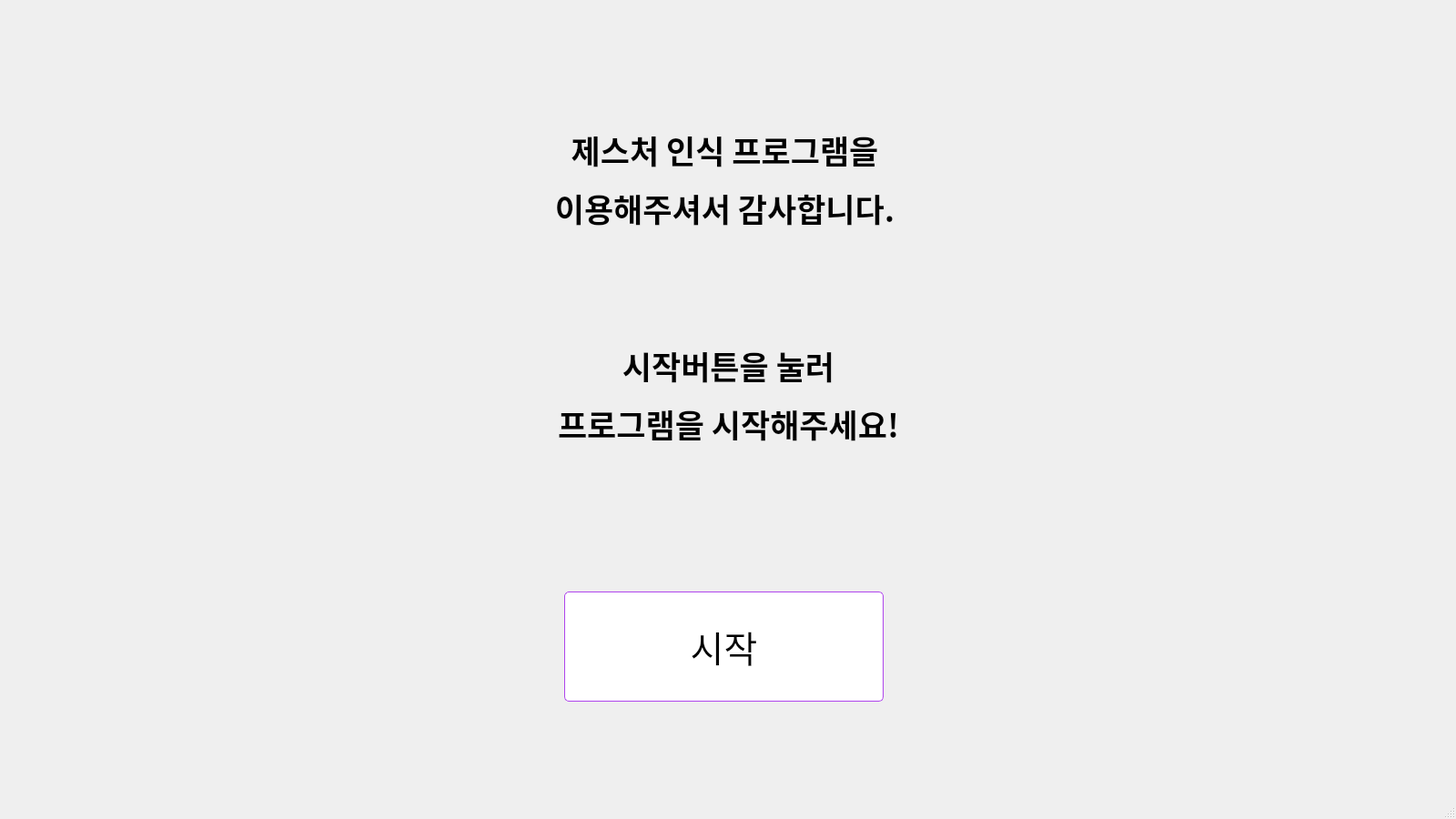
<?xml version="1.0" encoding="UTF-8"?>
<ui version="4.0">
 <class>MainWindow</class>
 <widget class="QMainWindow" name="MainWindow">
  <property name="geometry">
   <rect>
    <x>0</x>
    <y>0</y>
    <width>1600</width>
    <height>900</height>
   </rect>
  </property>
  <property name="windowTitle">
   <string>MainWindow</string>
  </property>
  <widget class="QWidget" name="centralwidget">
   <widget class="QLabel" name="welcomeMessage">
    <property name="geometry">
     <rect>
      <x>410</x>
      <y>100</y>
      <width>781</width>
      <height>431</height>
     </rect>
    </property>
    <property name="font">
     <font>
      <family>맑은 고딕</family>
      <pointsize>26</pointsize>
     </font>
    </property>
    <property name="text">
     <string>&lt;html&gt;&lt;head/&gt;&lt;body&gt;&lt;p align=&quot;center&quot;&gt;&lt;span style=&quot; font-weight:600;&quot;&gt;제스처 인식 프로그램을 &lt;/span&gt;&lt;/p&gt;&lt;p align=&quot;center&quot;&gt;&lt;span style=&quot; font-weight:600;&quot;&gt;이용해주셔서 감사합니다. &lt;/span&gt;&lt;/p&gt;&lt;p align=&quot;center&quot;&gt;&lt;span style=&quot; font-weight:600;&quot;&gt;&lt;br/&gt;&lt;/span&gt;&lt;/p&gt;&lt;p align=&quot;center&quot;&gt;&lt;span style=&quot; font-weight:600;&quot;&gt;시작버튼을 눌러&lt;/span&gt;&lt;/p&gt;&lt;p align=&quot;center&quot;&gt;&lt;span style=&quot; font-weight:600;&quot;&gt;프로그램을 시작해주세요!&lt;/span&gt;&lt;/p&gt;&lt;/body&gt;&lt;/html&gt;</string>
    </property>
   </widget>
   <widget class="QPushButton" name="startButton">
    <property name="geometry">
     <rect>
      <x>620</x>
      <y>650</y>
      <width>351</width>
      <height>121</height>
     </rect>
    </property>
    <property name="font">
     <font>
      <family>맑은 고딕</family>
      <pointsize>30</pointsize>
     </font>
    </property>
    <property name="styleSheet">
     <string notr="true">background-color: white;
border: 1px solid rgb(175, 69, 237);
border-radius: 5px;
</string>
    </property>
    <property name="text">
     <string>시작</string>
    </property>
   </widget>
  </widget>
  <widget class="QMenuBar" name="menubar">
   <property name="geometry">
    <rect>
     <x>0</x>
     <y>0</y>
     <width>1600</width>
     <height>21</height>
    </rect>
   </property>
  </widget>
  <widget class="QStatusBar" name="statusbar"/>
 </widget>
 <resources/>
 <connections/>
</ui>
